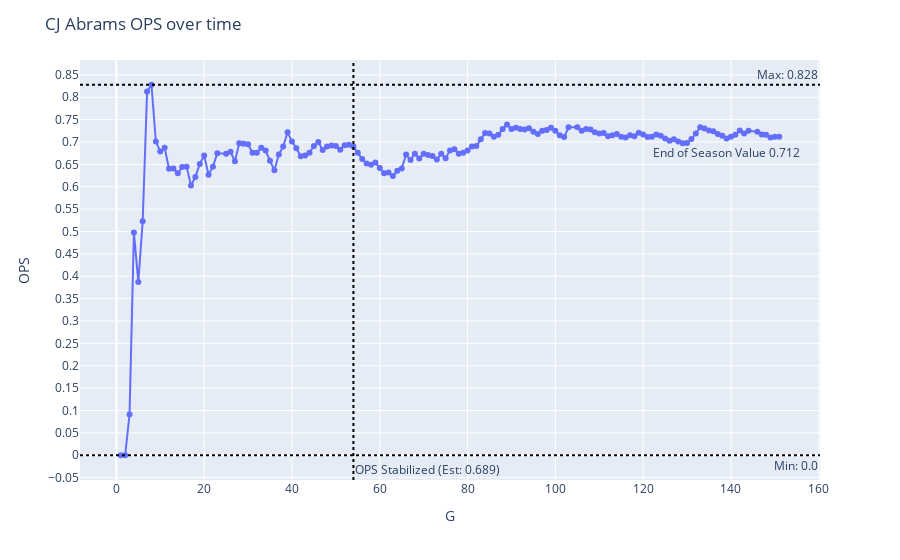

The notebook cell saved with this chart:
### Code cell
fig = create_figure(player_dfs_2023[player_key], x_column='G', y_column='OPS')
fig.add_vline(x=stability_OPS[player_key]['Game Threshold OPS'], line_dash="dot", line_color="black", annotation_text=f'OPS Stabilized (Est: {round(stability_OPS[player_key]['OPS Mean'],3)})', annotation_position="bottom right")
fig.show()

### Figure 1 — Plotly figure (JSON) as saved in the notebook; plotly's stock layout.template omitted (floating-point values rounded to 4 significant figures; data arrays with more than 128 entries replaced by an {"elided": "..."} marker saying what was removed)
{"data": [{"hovertemplate": "x=%{x}<br>y=%{y}<extra></extra>", "legendgroup": "", "line": {"color": "#636efa", "dash": "solid"}, "marker": {"symbol": "circle"}, "mode": "lines+markers", "name": "", "orientation": "v", "showlegend": false, "type": "scatter", "x": {"elided": "148 int values"}, "xaxis": "x", "y": {"elided": "148 float values"}, "yaxis": "y"}], "layout": {"annotations": [{"showarrow": false, "text": "Min: 0.0", "x": 1, "xanchor": "right", "xref": "x domain", "y": 0, "yanchor": "top", "yref": "y"}, {"showarrow": false, "text": "Max: 0.828", "x": 1, "xanchor": "right", "xref": "x domain", "y": 0.828, "yanchor": "bottom", "yref": "y"}, {"showarrow": false, "text": "End of Season Value 0.712", "x": 139, "y": 0.6764}, {"showarrow": false, "text": "OPS Stabilized (Est: 0.689)", "x": 54, "xanchor": "left", "xref": "x", "y": 0, "yanchor": "bottom", "yref": "y domain"}], "legend": {"tracegroupgap": 0}, "margin": {"t": 60}, "shapes": [{"line": {"color": "black", "dash": "dot"}, "type": "line", "x0": 0, "x1": 1, "xref": "x domain", "y0": 0, "y1": 0, "yref": "y"}, {"line": {"color": "black", "dash": "dot"}, "type": "line", "x0": 0, "x1": 1, "xref": "x domain", "y0": 0.828, "y1": 0.828, "yref": "y"}, {"line": {"color": "black", "dash": "dot"}, "type": "line", "x0": 54, "x1": 54, "xref": "x", "y0": 0, "y1": 1, "yref": "y domain"}], "title": {"text": "CJ Abrams OPS over time"}, "xaxis": {"anchor": "y", "domain": [0, 1], "title": {"text": "G"}}, "yaxis": {"anchor": "x", "domain": [0, 1], "nticks": 20, "title": {"text": "OPS"}}}}
